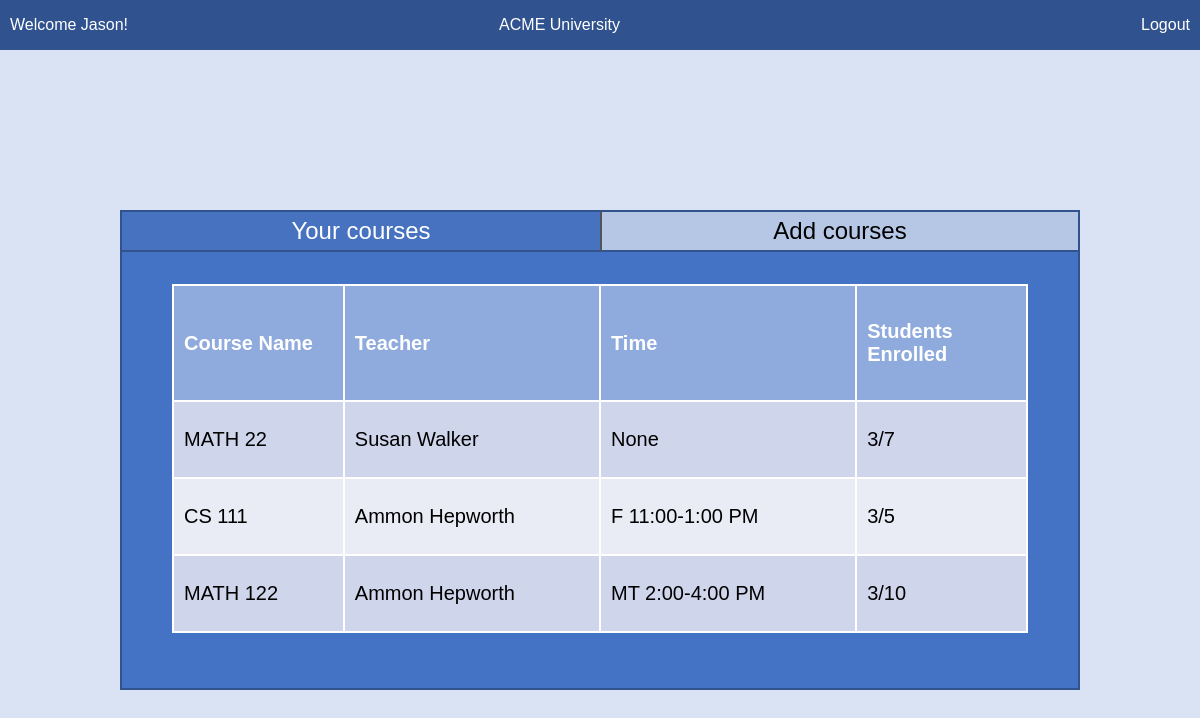
The page / (signed in) on the database its author committed.
### base/models.py (models this page shows, shortened)
class Student(models.Model):
    student_user = models.OneToOneField(User, on_delete=models.CASCADE, related_name='student')
    username = models.CharField(max_length=200, blank=True, null=True)
    first_name = models.CharField(max_length=200, blank=True, null=True)

class Course(models.Model):
    instructor = models.ForeignKey(Teacher, on_delete=models.CASCADE, related_name='courses')
    course = models.CharField(max_length=100)
    students = models.ManyToManyField('Student', related_name='courses')
    schedule = models.CharField(max_length=100, blank=True, null=True)
    capacity = models.IntegerField()
    def student_ratio(self):
        num_students = self.students.count()
        return f"{num_students}/{self.capacity}"
    def full(self):
        num_students = self.students.count()
        if num_students >= self.capacity:
            return True

class Teacher(models.Model):
    teacher_user = models.OneToOneField(User, on_delete=models.CASCADE, related_name='teacher')
    username = models.CharField(max_length=200, blank=True, null=True)
    last_name = models.CharField(max_length=200, blank=True, null=True)

### base/views.py (the view)
# urls.py: 2. Add a URL to urlpatterns:  path('', views.home, name='home')
@login_required(login_url='login')
def home(request):
    user = request.user
    if hasattr(user, 'student'):
        courses = Course.objects.all()
        student = user.student
        enrolled_courses = student.courses.all()
        context = {'enrolled_courses': enrolled_courses, 'all_courses': courses}
        return render(request,'base/home.html', context)
    elif hasattr(user, 'teacher'):
        teacher = user.teacher
        courses = teacher.courses.all()
        context = {'teacher': teacher, 'courses': courses}
        return render(request,'base/home.html', context)
    else:
        return render(request,'base/home.html',{})

### base/templates/base/home.html (shortened to what this page needs)
{% extends 'main.html' %} {% block content %}
{% if request.user.teacher %}
  <div class="flex-container">
      <div class="mid-container">
          <div class="title-container">
              <div class="item">
                <h2 id="button3" >Your courses</h2>
              </div>
              <hr class="line">
          </div>
          <div class="table-container">
              <table>
                  <col style="width: 20%;">
                  <col style="width: 30%;">
                  <col style="width: 30%;">
                  <col style="width: 20%;">
                  <tr>
                      <th>Course Name</th>
                      <th>Teacher</th>
                      <th>Time</th>
                      <th>Students Enrolled</th>
                  </tr>
                  {% for course in courses %}
                  <tr>
                      <td><a href="{% url 'editGrade' course.id %}">{{ course.course }}</a></td>
                      <td>{{ course.instructor.username }}</td>
                      <td>{{ course.schedule }}</td>
                      <td>{{ course.student_ratio  }}</td>
                  </tr>
                  {% endfor %}
              </table>
          </div>
      </div>
  </div>
 {% else %}
<div class="flex-container">
    <div class="mid-container">
      <div class="title-container">
        <div class="item">
          <button class="click" id="button1" >Your courses</button>
      </div>
      <div class="item">
          <button class="click" id="button2">Add courses</button>
      </div>
      </div>
      <div class="table-container">
        <table id="first">
            <col style="width: 20%;">
            <col style="width: 30%;">
            <col style="width: 30%;">
            <col style="width: 20%;">
            <tr>
                <th>Course Name</th>
                <th>Teacher</th>
                <th>Time</th>
                <th>Students Enrolled</th>
            </tr>
            {% for course in enrolled_courses %}
            <tr>
              <td>{{ course.course }}</td>
              <td>{{ course.instructor.username }}</td>
              <td>{{ course.schedule }}</td>
              <td>{{ course.student_ratio  }}</td>
            </tr>
            {% endfor %}
        </table>
      </div>
    </div>
  </div>
{% endif %} {% endblock %}

### templates/navbar.html
<nav class="navbar">
    <div class="nav-left">
{% if request.user.teacher %}
        <span>Welcome Dr {{ request.user.teacher.last_name }}!</span>
    {% else %}
        <span>Welcome {{ request.user.student.first_name }}!</span>
    {% endif %}
    </div>
    <div class="nav-center">
        <span>ACME University</span>
    </div>
    <div class="nav-right">
        <a href="{% url 'logout' %}">Logout</a>
    </div>
</nav>

### static/styles/second.css (style rules this page uses)
* { box-sizing: border-box; margin: 0; padding: 0; }
body { font-family: Arial, Helvetica, sans-serif; }
.flex-container { background-color: rgb(218, 227, 243); display: flex; height: 100vh; justify-content: center; align-items: center; }
.mid-container { display: grid; grid-template-rows: auto 1fr; justify-items: center; min-width: 80vw; min-height: 60vh; background-color: rgb(68, 114, 196); border: 2px solid rgb(48, 83, 143); }
.title-container { position: relative; background-color: white; width: 100%; display: flex; text-align: center; }
.item { width: 100%; display: flex; align-items: center; }
.table-container { width: 100%; overflow-x: auto; text-align: center; }
table { margin: 50px; margin-top: 4vh; min-width: 70%; min-height: 80%; border-collapse: collapse; display: inline-table; font-size: 20px; }
td { border: 2px solid white; padding: 10px; text-align: start; }
th { color: white; border: 2px solid white; padding: 10px; text-align: start; background-color: rgb(143, 170, 220); }
tr:nth-child(even) { background-color: rgb(207, 213, 234); }
tr:nth-child(odd) { background-color: rgb(233, 235, 245); }
button { font-size: 24px; }
#button1 { color: white; background-color: rgb(71, 114, 192); width: 100%; min-height: 5vh; border-top: none; border-left: none; border-right: none; border-bottom: 2px solid rgb(50, 83, 140); }
#button2 { background-color: rgb(181, 199, 229); width: 100%; min-height: 5vh; border-top: none; border-right: none; border-bottom: 2px solid rgb(50, 83, 140); }
.navbar { display: flex; justify-content: space-between; align-items: center; background-color: rgb(48, 83, 143); padding: 10px; color: white; height: 50px; font-family: Arial, Helvetica, sans-serif; font-size: 100%; }
.nav-center { margin-right: 150px; }
.nav-right a { color: white; text-decoration: none; }

### rows shown on the page
Course: course "MATH 22", instructor.username "Susan Walker", schedule "None", student_ratio "3/7"
Course: course "CS 111", instructor.username "Ammon Hepworth", schedule "F 11:00-1:00 PM", student_ratio "3/5"
Course: course "MATH 122", instructor.username "Ammon Hepworth", schedule "MT 2:00-4:00 PM", student_ratio "3/10"

### other values the page prints
{{ request.user.student.first_name }} "Jason"
